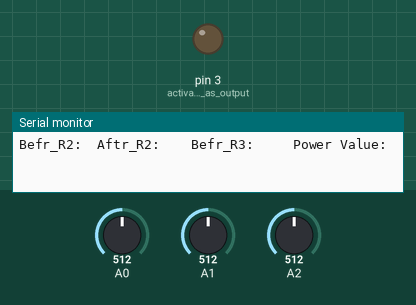
This sketch was run on a simulated Arduino Uno, built with avr-gcc and run on an emulated ATmega328P. Parts: output pins drawn as LEDs (lit = HIGH), the last lines printed to the serial monitor. The inputs (shaded band) are chosen by the test bench; at power-on: A0 = 512, A1 = 512, A2 = 512.

Above: at 0.1 s.
At 39.2 s:
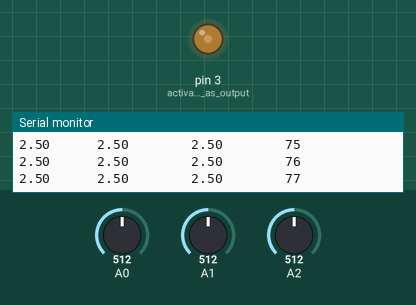
Timing chart, 0 to 40.0 s (numbered marks = the images above):
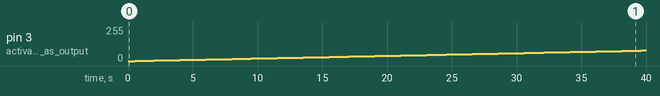

The sketch:

project2_ex1.ino
```cpp
int powerValue = 0; // declares the value for power for the write
void setup() {
  pinMode(3,OUTPUT); //activates pin 3 as output
  Serial.begin(9600); // sets the bit rate
  Serial.print("Befr_R2:"); // Creates column header for voltage1
  Serial.print("\tAftr_R2:"); // Creates column header for voltage2
  Serial.print("\t\tBefr_R3: ");
  Serial.println("\t\tPower Value: ");

}
void loop() {
  if(powerValue < 250){
  analogWrite(3, powerValue); // gives the power to the board
  delay(500); // will wait .5 second before excuteing loop again
  float befr_R2 = analogRead(0) * (5.0 / 1023.0); // creates variable of float type and calculates voltage
  float aftr_R2 = analogRead(1) * (5.0 / 1023.0); // creates variable of float type and calculates voltage
  float befr_R3 = analogRead(2) * (5.0 / 1023.0); // creates variable of float type and calculates voltage
  Serial.print(befr_R2); // prints the value of voltage1 to the serial monitor
  Serial.print("\t  \t"); //tabs in order to make nice columns
  Serial.print(aftr_R2); // prints the value of voltage2 to the serial monitor
  Serial.print("\t \t \t"); //tab for aethstetics
  Serial.print(befr_R3); // prints the value of voltage2 to the serial monitor
  Serial.print("\t \t \t"); //tab for aethstetics
  Serial.println(powerValue); //print power value
  powerValue += 1;  // increments the power
  }
}
```

Measured:
- by itself, pin 3 (activates_pin_3_as_output): moves from 0/255 to 79/255 over 39.1 s
